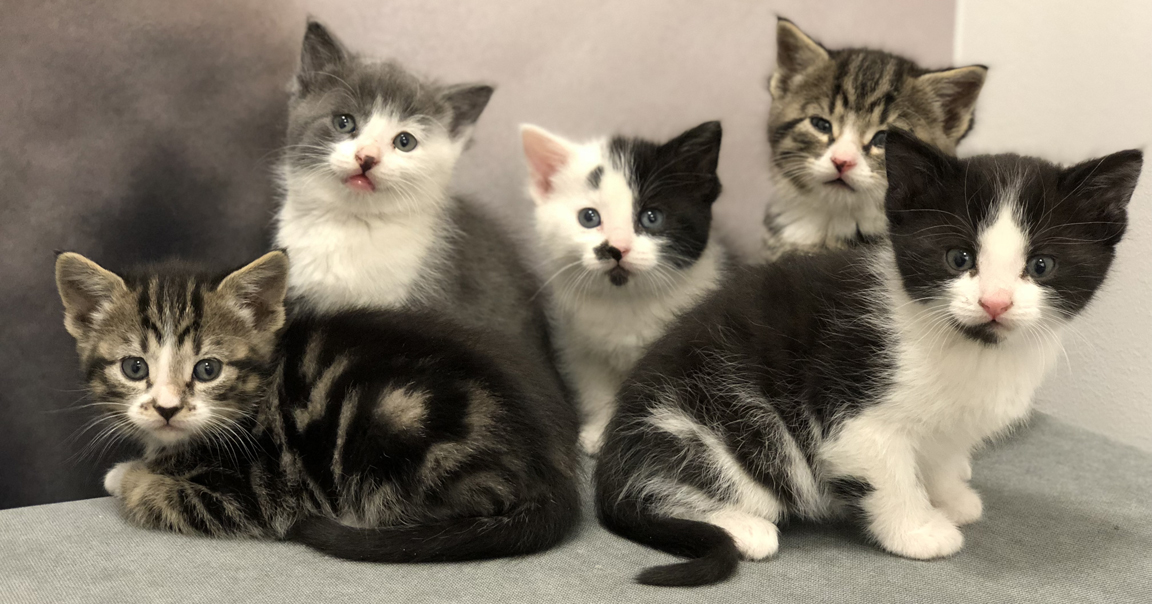
#> input picture kitten.jpg, 1152 x 604 px, found by its file name
$ python 'Digital Image Processing project (1).py'   (older library calls are emulated)
#> lines starting #> are read from the running program, lines starting #| are printed output that depends on the picture; after the words box and inside, x2 and y2 are one past the last pixel; in counts of white or black regions, pixels touching at a corner belong together
#!/usr/bin/env python
# coding: utf-8

# # BASIC OPERATIONS ON IMAGE

# In[1]:


import matplotlib.pyplot as plt
from PIL import Image
import numpy as np
import cv2 as cv


# In[2]:


pil_img = Image.open('D:/kitten.jpg')
#> pil_img is the input picture: PIL image 1152x604 RGB; mean R, G, B 127.7, 118.9, 105.1


# In[3]:


np.array(pil_img)


# In[4]:


gb = np.array(pil_img)
plt.imshow(gb)


# In[5]:


A =gb


# In[6]:


gb.shape


# # Crop

# In[7]:


plt.imshow(gb[250:500,70:310,:])


# In[8]:


gb[250:500,70:310,:]=0
#> gb: shape (604, 1152, 3); 8.61% of pixels changed, all inside (x1, y1, x2, y2) = (70, 250, 310, 500)


# In[9]:


plt.imshow(gb)


# In[10]:


gb[:,:,0]


# In[11]:


plt.imshow(gb[:,:,0])


# # FLIP
#

# In[12]:


flipped_image = pil_img.transpose(Image.FLIP_TOP_BOTTOM)
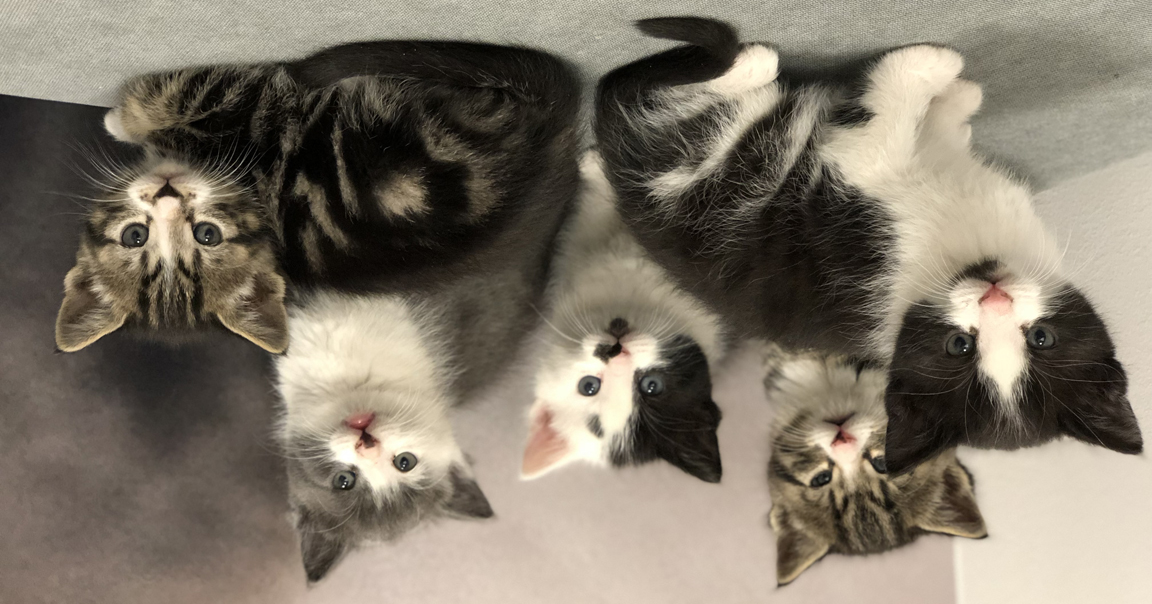
#> flipped_image: PIL image 1152x604 RGB; mean R, G, B 127.7, 118.9, 105.1


# In[13]:


flipped_image


# In[14]:


flipped = pil_img.transpose(Image.FLIP_LEFT_RIGHT)
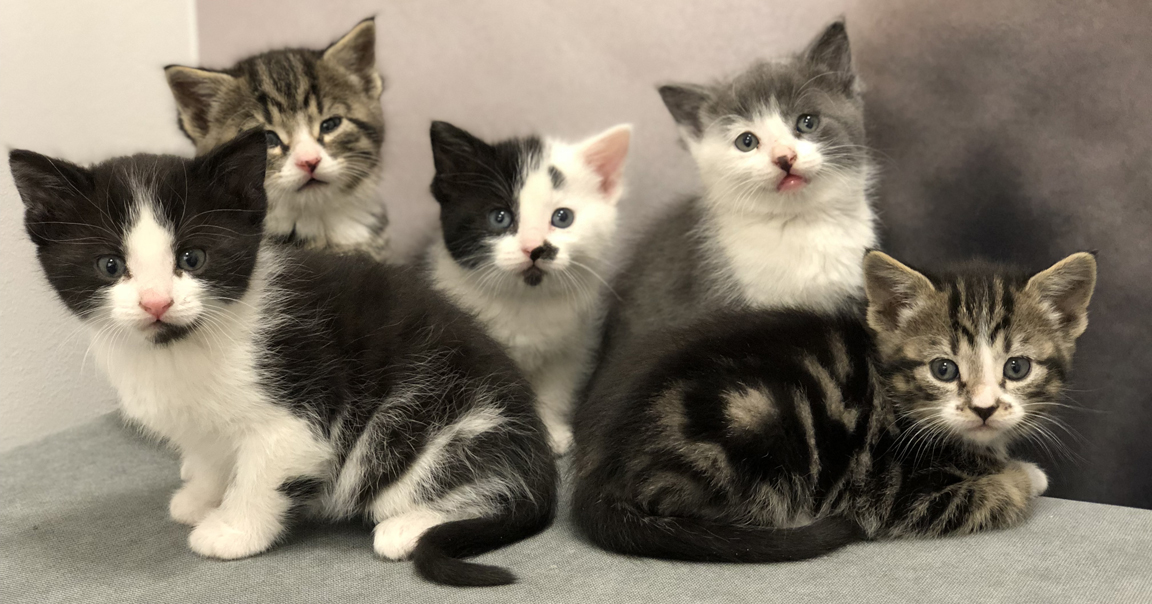
#> flipped: PIL image 1152x604 RGB; mean R, G, B 127.7, 118.9, 105.1


# In[15]:


flipped


# # BLACK AND WHITE

# In[16]:


from PIL import ImageOps
img_gray = ImageOps.grayscale(pil_img)
img_gray


# In[17]:


flip = ImageOps.flip(pil_img)
flip


# In[18]:


mirror = ImageOps.mirror(pil_img)
mirror


# # Resizing the Image

# In[19]:


width = 512
height = 512
img = pil_img.resize((width, height), Image.BILINEAR)
img


# # ROTATE

# In[20]:


theta = 135
img_rotate =pil_img.rotate(theta)
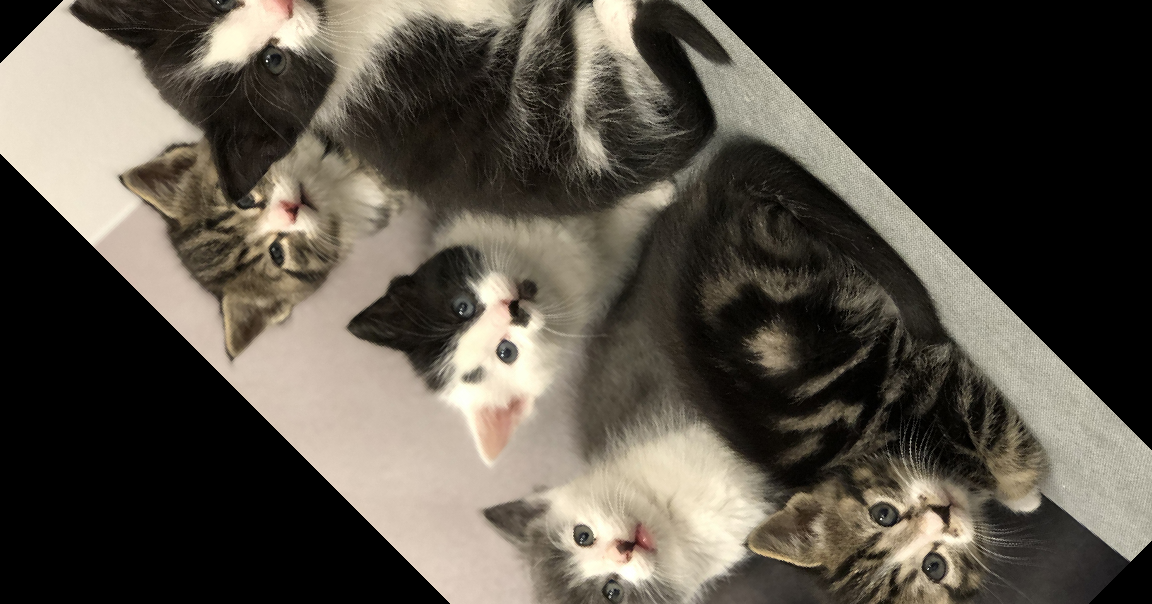
#> img_rotate: PIL image 1152x604 RGB; mean R, G, B 86.4, 80.3, 70.5
img_rotate


# In[22]:


import cv2

cols,rows,_ = gb.shape
#> cols = 604; rows = 1152
theta = 30
M= cv2.getRotationMatrix2D(center=(cols//2-1,rows//2-1),angle =theta,scale=1)
img =cv2.warpAffine(gb,M,(cols,rows))
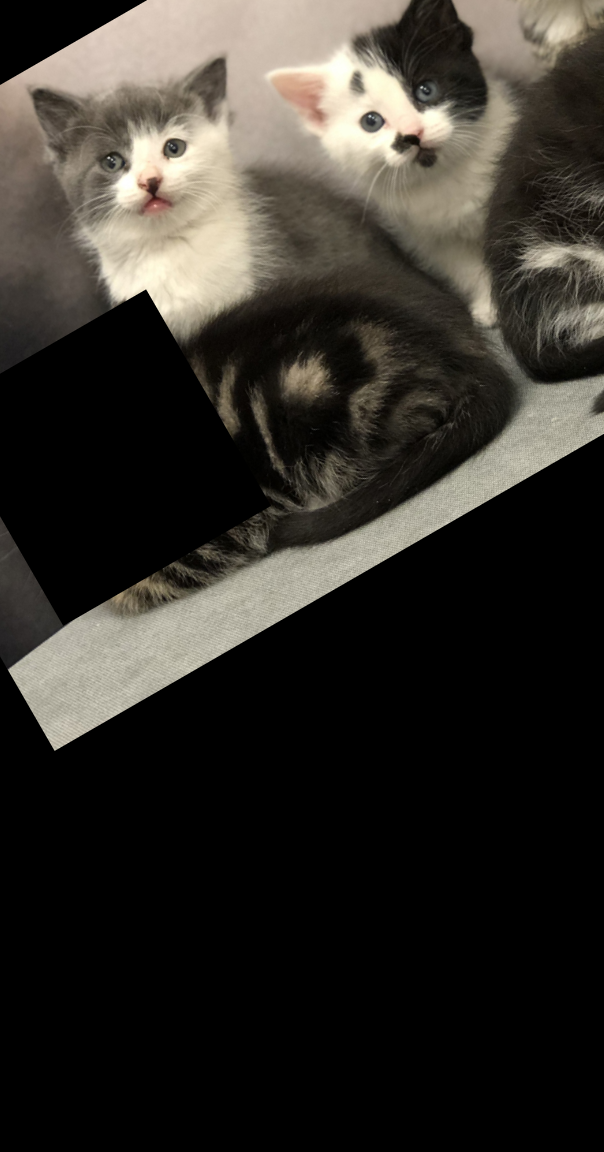
#> img: shape (1152, 604, 3); mean R, G, B 50.5, 47.3, 41.7
plt.imshow(img)


# In[23]:


img_gray = cv2.imread("D:/kitten.jpg",cv2.IMREAD_GRAYSCALE)
#> img_gray: shape (604, 1152); min 0, max 255, mean 119.9
depth = cv2.CV_16S
grad_x = cv2.Sobel(src= img_gray, ddepth= depth,dx=1,dy=0,ksize=3)
grad_y = cv2.Sobel(src= img_gray, ddepth= depth,dx=0,dy=1,ksize=3)
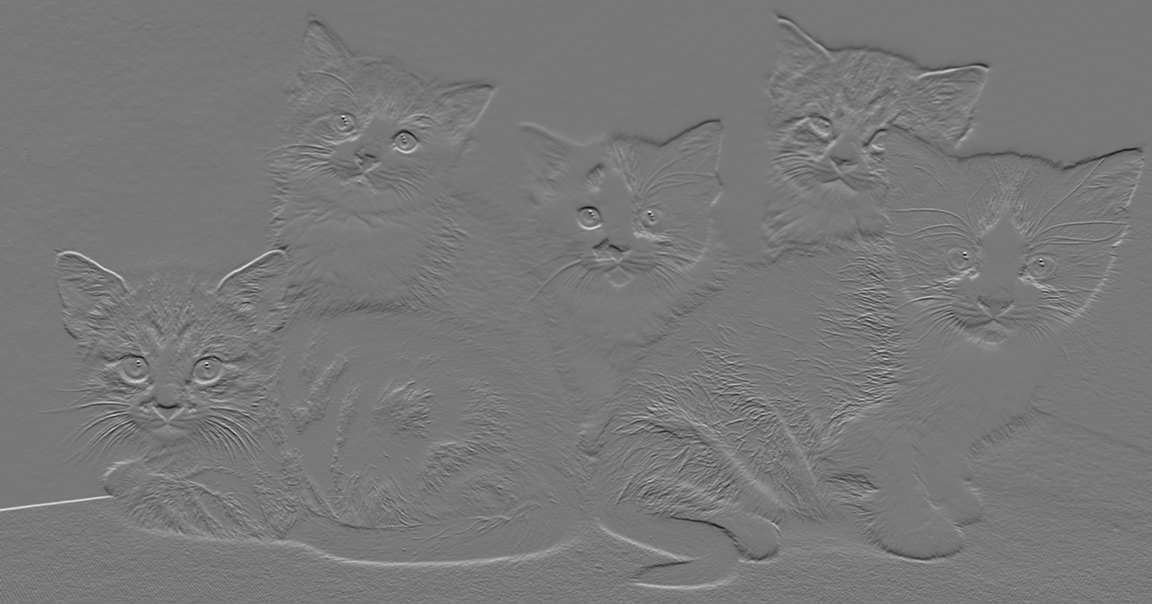
#> grad_y: shape (604, 1152) int16; min -693, max 771, mean -0.2; drawn with min black and max white


# In[24]:


plt.imshow(grad_x)


# In[25]:


plt.imshow(grad_y)


# In[26]:


abs_grad_x =cv2.convertScaleAbs(grad_x)
plt.imshow(abs_grad_x)


# In[27]:


abs_grad_y=cv2.convertScaleAbs(grad_y)
plt.imshow(abs_grad_y)


# In[28]:


grad= cv2.addWeighted(abs_grad_x,0.5,abs_grad_y,0.5,0)
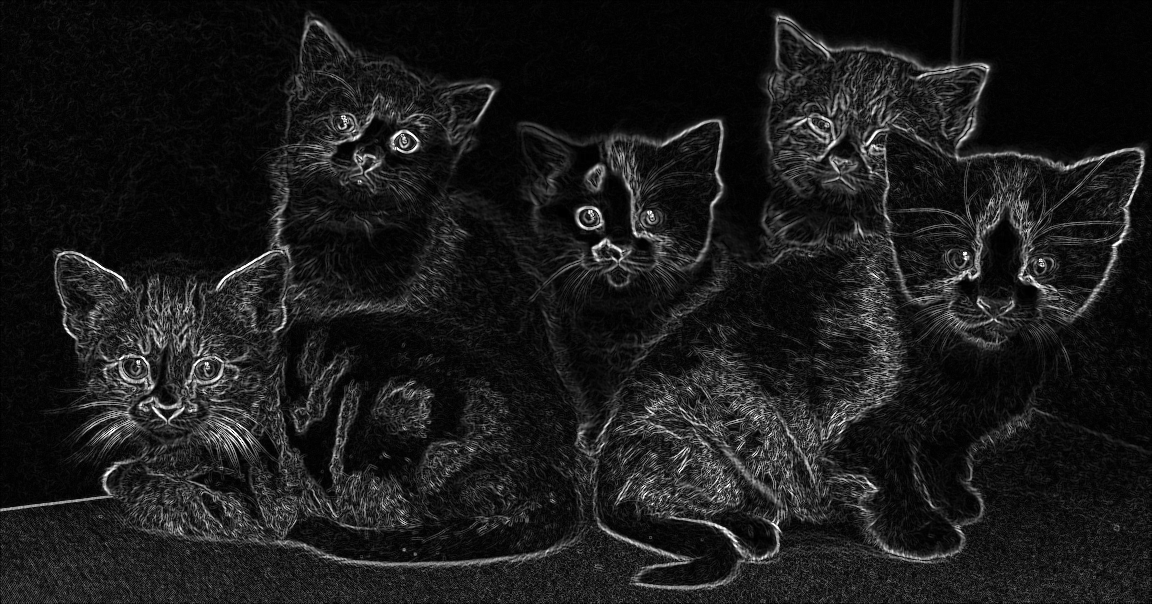
#> grad: shape (604, 1152); min 0, max 255, mean 27
plt.imshow(grad)
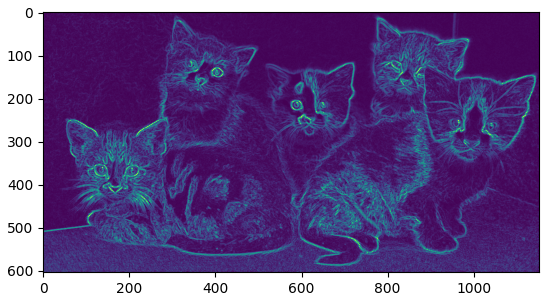
#> figure drawn by matplotlib, 1 panel
